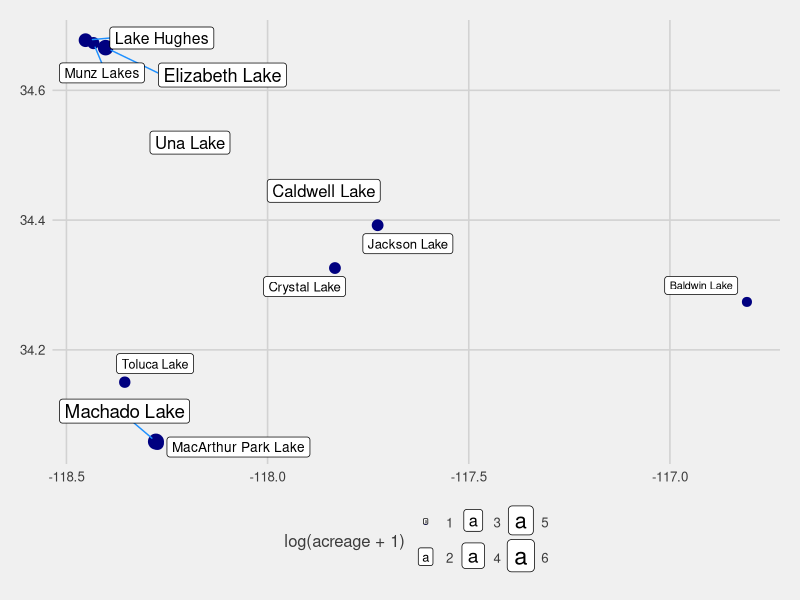

Reproduce this figure in R.
## ---- chunk 1
library(tidyverse); library(ggthemes); library(lubridate); library(scales); library(ggrepel)
## ---- chunk 2
my_lake <- read.csv('lakes.csv')

## ---- chunk 3
my_lake %>%
  filter(type == 'Natural Lake') %>%
  ggplot(mapping = aes(x = lon, y = lat, size = log(acreage+1))) +
  geom_point(color = 'navyblue') +
  theme_fivethirtyeight() +
  geom_label_repel(data = filter(my_lake, type == 'Natural Lake'),
                   mapping = aes(label = body), na.rm = T,
                   box.padding   = 0.35,
                   point.padding = 0.5,
                   segment.color = 'dodgerblue') +
  scale_size_continuous(limits = c(1, 6))
